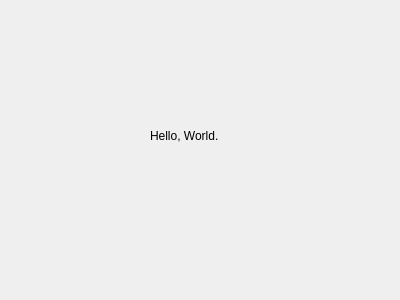
<?xml version="1.0" encoding="UTF-8"?>
<ui version="4.0">
 <class>MyHelloWorldWidget</class>
 <widget class="QWidget" name="MyHelloWorldWidget">
  <property name="geometry">
   <rect>
    <x>0</x>
    <y>0</y>
    <width>400</width>
    <height>300</height>
   </rect>
  </property>
  <property name="windowTitle">
   <string>Form</string>
  </property>
  <widget class="QLabel" name="label">
   <property name="geometry">
    <rect>
     <x>150</x>
     <y>120</y>
     <width>101</width>
     <height>31</height>
    </rect>
   </property>
   <property name="text">
    <string>Hello, World.</string>
   </property>
  </widget>
 </widget>
 <resources/>
 <connections/>
</ui>
